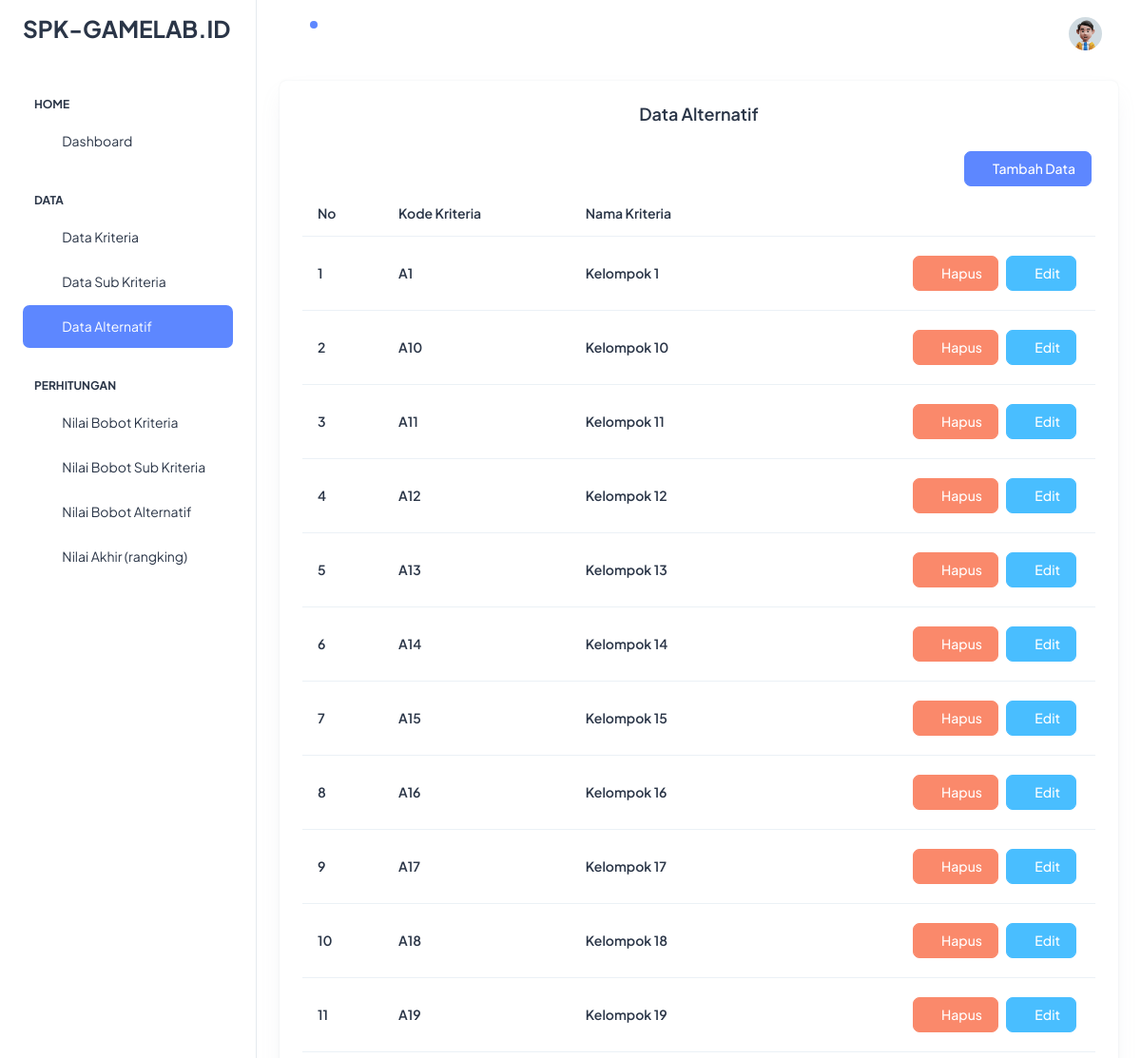
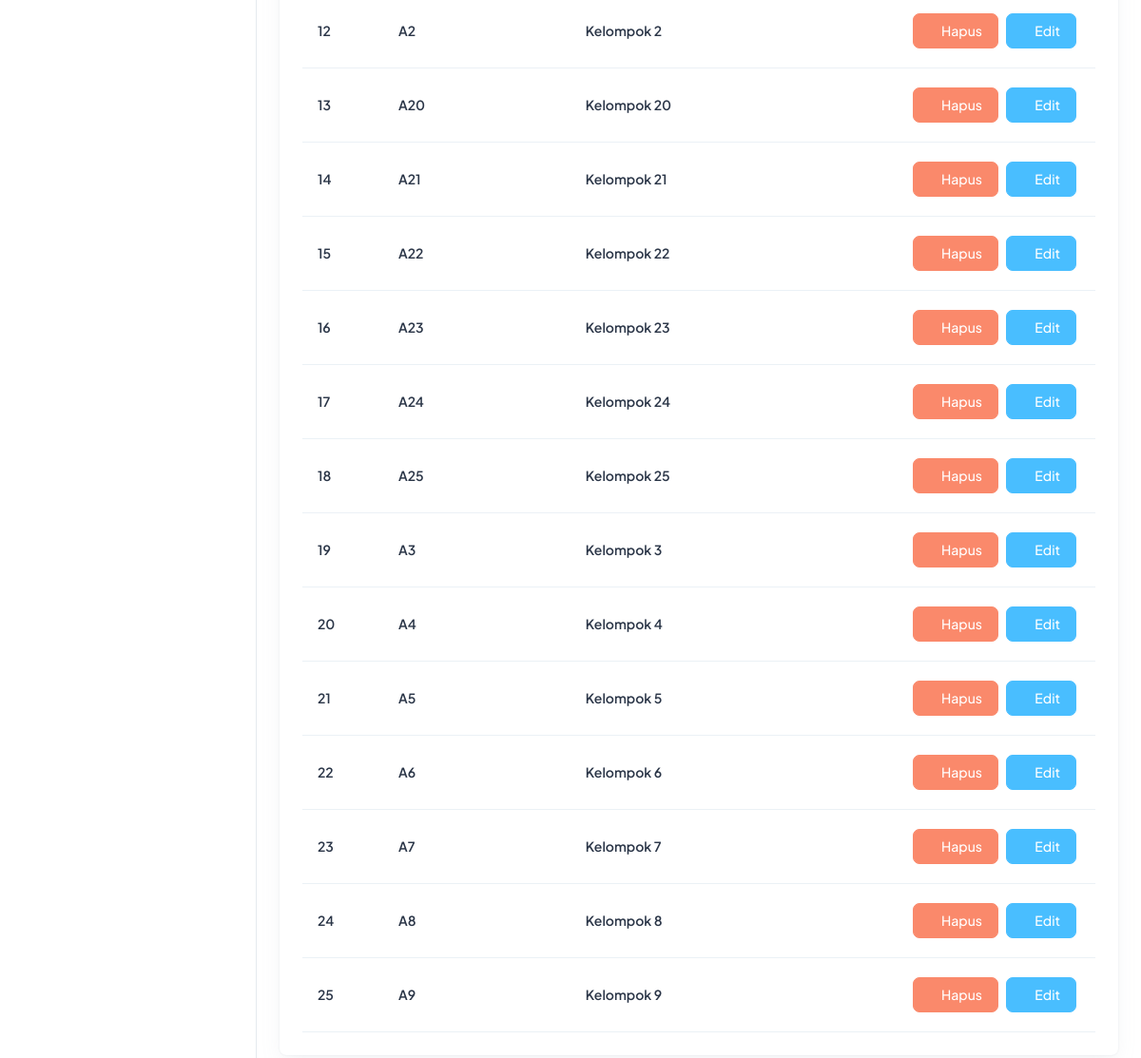
The page /index.php?m=alternatif (signed in) on the database its author committed (2 pictures, top to bottom).
### tables this page shows
CREATE TABLE `tb_alternatif` (
  `kode_alternatif` varchar(16) NOT NULL,
  `nama_alternatif` varchar(255) DEFAULT NULL,
  `keterangan` varchar(255) DEFAULT NULL,
  `total` double DEFAULT NULL,
  `rank` int DEFAULT NULL
);

### config.php (called while the page is built)
<?php
    $config["server"] = 'localhost';
    $config["username"] = 'root';
    $config["password"] = '';
    $config["database_name"] = 'ahp_gamelab';
?>

### functions.php (called while the page is built, shortened)
<?php
include 'config.php';
include 'includes/db.php';
$db = new DB($config['server'], $config['username'], $config['password'], $config['database_name']);
include 'includes/general.php';

### includes/general.php (called while the page is built, shortened)
<?php
function esc_field($str)
{
    return addslashes($str);
}

### includes/db.php (called while the page is built, shortened)
<?php
class DB
{
    var $conn = null;
    public function __construct($host, $username, $passwd, $dbname)
    {
        $this->conn = mysqli_connect($host, $username, $passwd, $dbname);
    }
    public function query($sql)
    {
        $query = mysqli_query($this->conn, $sql) or die('<pre>Error mysqli_query: ' . mysqli_error($this->conn) . '<br />' . $sql . '</pre>');
        return $query;
    }
    public function get_results($sql)
    {
        $query = $this->query($sql);
        $arr = [];
        while ($row = mysqli_fetch_object($query)) {
            $arr[] = $row;
        }
        return $arr;
    }
}

### alternatif.php (the view, shortened to what this page needs)
<div class="row">
            <div class="col-lg-12 d-flex align-items-stretch">
                <div class="card w-100">
                  <div class="card-body p-4">
                    <h5 class="card-title fw-semibold mb-4"><center>Data Alternatif</center></h5>
                    <div class="row">
                    <div class="col-sm-12 col-xl-12">
                        <a type="button" class="btn btn-primary m-1 float-end" href="?m=alternatif_tambah"><i class="ti ti-plus"></i> Tambah Data</button></a>
                    </div>
                    </div>
                    <div class="table-responsive">
                        <table class="table mb-0 align-middle display" id="myTable">
                            <thead class="text-dark fs-4">
                              <tr>
                                <th class="border-bottom-2">
                                  <h6 class="fw-semibold mb-0">No</h6>
                                </th>
                                <th class="border-bottom-2">
                                    <h6 class="fw-semibold mb-0">Kode Kriteria</h6>
                                  </th>
                                <th class="border-bottom-2">
                                  <h6 class="fw-semibold mb-0">Nama Kriteria</h6>
                                </th>
                                <th class="border-bottom-2">
                                </th>
                              </tr>
                            </thead>
                            <tbody>
                                <?php
                                    $q = esc_field(isset($_GET['q']) ? $_GET['q'] : '');
                                    $rows = $db->get_results("SELECT * FROM tb_alternatif
                                    WHERE kode_alternatif LIKE '%$q%'
                                    OR nama_alternatif LIKE '%$q%'
                                    ORDER BY kode_alternatif");
                                    $no = 0;
                                    foreach ($rows as $row) :
                                ?>
                              <tr>
                                <td class="border-bottom-2">
                                    <h6 class="fw-semibold mb-0"><?= ++$no ?></h6>
                                </td>
                                <td class="border-bottom-2">
                                    <h6 class="fw-semibold mb-0"><?= $row->kode_alternatif ?></h6>
                                </td>
                                <td class="border-bottom-2">
                                    <h6 class="fw-semibold mb-0"><?= $row->nama_alternatif ?></h6>
                                </td>
                                <td class="border-bottom-2">
                                    <a type="button" class="btn btn-secondary m-1 float-end" href="?m=alternatif_ubah&ID=<?= $row->kode_alternatif ?>"><i class="ti ti-edit"></i> Edit</a>
                                    <a type="button" class="btn btn-danger m-1 float-end" href="aksi.php?act=alternatif_hapus&ID=<?= $row->kode_alternatif ?>" onclick="return confirm('Anda yakin ingin menghapus Hapus data <?= $row->nama_alternatif ?>?')"><i class="ti ti-trash"></i> Hapus</a>
                                </td>
                              </tr>
                              <?php endforeach ?>
                            </tbody>
                          </table>
                    </div>
                  </div>
                </div>
              </div>
        </div>

### rows shown on the page
tb_alternatif: kode_alternatif "A1", nama_alternatif "Kelompok 1"
tb_alternatif: kode_alternatif "A10", nama_alternatif "Kelompok 10"
tb_alternatif: kode_alternatif "A11", nama_alternatif "Kelompok 11"
tb_alternatif: kode_alternatif "A12", nama_alternatif "Kelompok 12"
tb_alternatif: kode_alternatif "A13", nama_alternatif "Kelompok 13"
tb_alternatif: kode_alternatif "A14", nama_alternatif "Kelompok 14"
tb_alternatif: kode_alternatif "A15", nama_alternatif "Kelompok 15"
tb_alternatif: kode_alternatif "A16", nama_alternatif "Kelompok 16"
tb_alternatif: kode_alternatif "A17", nama_alternatif "Kelompok 17"
tb_alternatif: kode_alternatif "A18", nama_alternatif "Kelompok 18"
tb_alternatif: kode_alternatif "A19", nama_alternatif "Kelompok 19"
tb_alternatif: kode_alternatif "A2", nama_alternatif "Kelompok 2"
tb_alternatif: kode_alternatif "A20", nama_alternatif "Kelompok 20"
tb_alternatif: kode_alternatif "A21", nama_alternatif "Kelompok 21"
tb_alternatif: kode_alternatif "A22", nama_alternatif "Kelompok 22"
tb_alternatif: kode_alternatif "A23", nama_alternatif "Kelompok 23"
tb_alternatif: kode_alternatif "A24", nama_alternatif "Kelompok 24"
tb_alternatif: kode_alternatif "A25", nama_alternatif "Kelompok 25"
tb_alternatif: kode_alternatif "A3", nama_alternatif "Kelompok 3"
tb_alternatif: kode_alternatif "A4", nama_alternatif "Kelompok 4"
tb_alternatif: kode_alternatif "A5", nama_alternatif "Kelompok 5"
tb_alternatif: kode_alternatif "A6", nama_alternatif "Kelompok 6"
tb_alternatif: kode_alternatif "A7", nama_alternatif "Kelompok 7"
tb_alternatif: kode_alternatif "A8", nama_alternatif "Kelompok 8"
tb_alternatif: kode_alternatif "A9", nama_alternatif "Kelompok 9"
